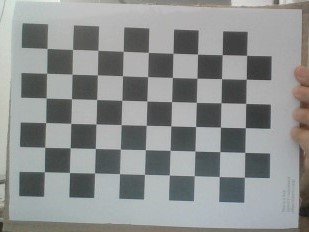
#> input picture ImagemCameraCalibration/1.jpg, 309 x 232 px; its folder holds only this picture in this run
$ python CalibrateCameraPhotos.py
#> lines starting #> are read from the running program, lines starting #| are printed output that depends on the picture; after the words box and inside, x2 and y2 are one past the last pixel; in counts of white or black regions, pixels touching at a corner belong together; long printed decimals are rounded
'''
Welcome to the Camera Calibration Program!

This program:
  - Performs camera calibration using a chessboard.

  py -3.11 -m venv .venv
  .\.venv\Scripts\activate.bat
'''

from __future__ import print_function
import cv2
import numpy as np
import glob

# Dimensões do tabuleiro de xadrez
number_of_squares_X = 10 # Número de quadrados no eixo X(brancos e pretos)
number_of_squares_Y = 7  # Número de quadrados no eixo Y(brancos e pretos)
nX = number_of_squares_X - 1 # Número de cantos internos ao longo do eixo x
nY = number_of_squares_Y - 1 # Número de cantos internos ao longo do eixo y
square_size = 0.025 # Tamanho em metros do quadrado

# Definir critérios de encerramento. Paramos quando uma precisão é atingida ou quando
# tivermos concluído um determinado número de iterações.
criteria = (cv2.TERM_CRITERIA_EPS + cv2.TERM_CRITERIA_MAX_ITER, 30, 0.001)

# Definir coordenadas do mundo real para pontos no quadro de coordenadas 3D
# Os pontos do objeto são (0,0,0), (1,0,0), (2,0,0) ...., (5,8,0)
object_points_3D = np.zeros((nX * nY, 3), np.float32)

# Essas são as coordenadas x e y
object_points_3D[:,:2] = np.mgrid[0:nY, 0:nX].T.reshape(-1, 2)

object_points_3D = object_points_3D * square_size

# Armazene vetores de pontos 3D para todas as imagens do
# tabuleiro de xadrez (quadro de coordenadas do mundo)
object_points = []

# Armazene vetores de pontos 2D para todas as imagens do
# tabuleiro de xadrez (quadro de coordenadas da câmera)
image_points = []

# def main():
# Obter o caminho do arquivo para imagens no diretório atual
images = glob.glob('ImagemCameraCalibration\*.jpg')

# Examine cada imagem do tabuleiro de xadrez, uma a uma
for image_file in images:
  # Carrega imagens
  image = cv2.imread(image_file)
#> image is the input picture: shape (232, 309, 3); mean B, G, R 143.4, 144.3, 141.6
  # Converte imagem para escala de cinza
  gray = cv2.cvtColor(image, cv2.COLOR_BGR2GRAY)
  # Encontre os cantos do tabuleiro de xadrez
  success, corners = cv2.findChessboardCorners(gray, (nY, nX), None)
#> success = True; corners = 54 rows, first 8: [44.49, 171.7], [44.85, 147.3], [45.81, 122.8], [46.72, 98.01], [47.03, 73.22], [46.74, 48.86], [69.6, 172.3], [70.01, 147.7]
  # Se os cantos forem encontrados pelo algoritmo, desenhe-os
  if success == True:
    # Anexar pontos do objeto
    object_points.append(object_points_3D)
    # Encontre mais pixels de canto exatos
    corners_2 = cv2.cornerSubPix(gray, corners, (11,11), (-1,-1), criteria)
#> corners_2 = 54 rows, first 8: [44.37, 171.7], [44.71, 147.3], [45.62, 122.6], [46.16, 97.92], [46.56, 73.36], [47.08, 48.44], [69.49, 172.5], [70.24, 147.8]
    # Anexar pontos da imagem
    image_points.append(corners_2)
    # Desenhar cantos
    cv2.drawChessboardCorners(image, (nY, nX), corners_2, success)
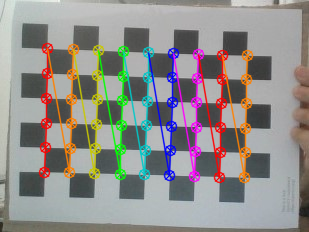
#> image: shape (232, 309, 3); 14.34% of pixels changed, all inside (x1, y1, x2, y2) = (38, 42, 254, 184)

  # Exibir a imagem. Usada para testes.
  cv2.imshow("Image", image)
  # Exibir a janela por um curto período. Usado para testes.
  cv2.waitKey(1000)

'''
Execute a calibração da câmera para retornar a matriz da câmera, os coeficientes de distorção,
os vetores de rotação e translação etc.
'''
ret, mtx, dist, rvecs, tvecs = cv2.calibrateCamera(object_points,image_points,gray.shape[::-1],None,None)
#> ret = 0.167; mtx = [[1514.7, 0, 241.4], [0, 1486.2, 66.69], [0, 0, 1]]; dist = [[3.5, -65.78, -0.056, 0.0756, 0.678]]; rvecs = ([-0.0513, -0.0361, -1.54],); tvecs = ([-0.198, 0.108, 1.53],)

# Salvar parâmetros em um arquivo
cv_file = cv2.FileStorage('PhotoCalibration.yaml', cv2.FILE_STORAGE_WRITE)
cv_file.write('K', mtx)
cv_file.write('D', dist)
cv_file.release()

# Carregar os parâmetros do arquivo salvo
cv_file = cv2.FileStorage('PhotoCalibration.yaml', cv2.FILE_STORAGE_READ)
mtx = cv_file.getNode('K').mat()
dst = cv_file.getNode('D').mat()
cv_file.release()

# Exibir as principais saídas de parâmetros do processo de calibração da câmera
print("Camera matrix:")
print(mtx)

print("\n Distortion coefficient:")
print(dist)
#| [[ 3.49620858e+00 -6.57809428e+01 -5.59807437e-02  7.56006986e-02
#|    6.77628168e-01]]

# Close all windows
cv2.destroyAllWindows()

# if __name__ == '__main__':
#   print(__doc__)
#   main()

$ run again, on ImagemCameraCalibration/5.jpg
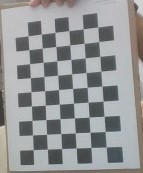
#> input picture ImagemCameraCalibration/5.jpg, 143 x 173 px
#> image is the input picture: shape (173, 143, 3); mean B, G, R 149.9, 148.9, 147.7
#> success = True; corners = 54 rows, first 8: [106.3, 146.8], [90.88, 147.5], [76.01, 147.9], [61.56, 148.6], [47.43, 149.2], [33.2, 149.7], [105.2, 131.5], [90.12, 132.3]
#> corners_2 = 54 rows, first 8: [106.2, 146.9], [90.91, 147.5], [76.18, 148], [61.51, 148.6], [47.36, 149.2], [33.18, 149.6], [105.2, 131.5], [90.05, 132.3]
#> `cv2.drawChessboardCorners(image, (nY, nX), corners_2, success)`:
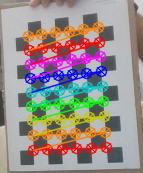
#> image: shape (173, 143, 3); mean B, G, R 139, 142.8, 152.5
#> ret = 0.0824; mtx = [[534.3, 0, 51.92], [0, 510.8, -3.78], [0, 0, 1]]; dist = [[0.779, -2.98, -0.111, -0.0419, 8.46]]; rvecs = ([0.677, 0.268, 2.94],); tvecs = ([0.0855, 0.247, 0.79],)
#| [[ 0.779 -2.978 -0.1108 -0.04195  8.457]]

$ run again, on ImagemCameraCalibration/6.jpg
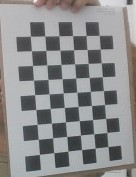
#> input picture ImagemCameraCalibration/6.jpg, 136 x 177 px
#> image is the input picture: shape (177, 136, 3); mean B, G, R 140.6, 140.1, 140
#> success = True; corners = 54 rows, first 8: [108.2, 146.6], [95.13, 148], [81.85, 149.4], [67.86, 151], [54.15, 152.9], [39.36, 154.2], [107.1, 132.4], [94, 134.3]
#> corners_2 = 54 rows, first 8: [108, 146.5], [95.27, 148], [81.56, 149.6], [67.88, 151.1], [53.75, 152.7], [39.36, 154.4], [108.6, 132.5], [93.78, 133.8]
#> `cv2.drawChessboardCorners(image, (nY, nX), corners_2, success)`:
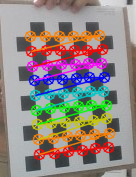
#> image: shape (177, 136, 3); mean B, G, R 131.8, 135.7, 146.8
#> ret = 0.413; mtx = [[448.1, 0, 51.13], [0, 423.5, 93.07], [0, 0, 1]]; dist = [[-1.12, 125.6, 0.00716, 0.0307, -3087.5]]; rvecs = ([-0.588, 0.0533, 3.02],); tvecs = ([0.0963, 0.0953, 0.762],)
#| [[-1.12024571e+00  1.25626562e+02  7.16277780e-03  3.06600156e-02
#|   -3.08748281e+03]]

$ run again, on ImagemCameraCalibration/7.jpg
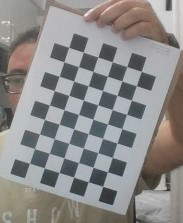
#> input picture ImagemCameraCalibration/7.jpg, 183 x 223 px
#> image is the input picture: shape (223, 183, 3); mean B, G, R 137.3, 138.7, 140.2
#> `gray = cv2.cvtColor(image, cv2.COLOR_BGR2GRAY)`:
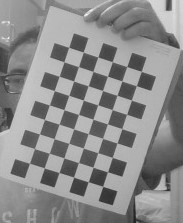
#> gray: shape (223, 183); min 31, max 251, mean 139
#> success = True; corners = 54 rows, first 8: [102.7, 186.3], [88.28, 181.7], [73.54, 177], [58.95, 172.6], [44.29, 167.9], [29.3, 163.1], [107.6, 171.7], [93.06, 167.4]
#> corners_2 = 54 rows, first 8: [102.7, 186.4], [88.21, 181.7], [73.63, 177.2], [58.9, 172.4], [44.34, 168], [29.4, 163.2], [107.5, 171.7], [93.14, 167.4]
#> `cv2.drawChessboardCorners(image, (nY, nX), corners_2, success)`:
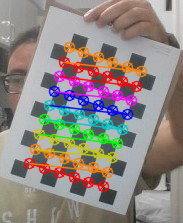
#> image: shape (223, 183, 3); 18.62% of pixels changed, all inside (x1, y1, x2, y2) = (23, 41, 148, 193)
#> ret = 0.109; mtx = [[1171.3, 0, 88.94], [0, 1149.4, 103.8], [0, 0, 1]]; dist = [[3.25, -263.4, 0.00392, 0.00286, -1.86]]; rvecs = ([0.195, 0.00166, -2.82],); tvecs = ([0.0222, 0.136, 1.91],)
#| [[ 3.24664543e+00 -2.63437839e+02  3.91573127e-03  2.85626078e-03
#|   -1.86343936e+00]]

$ run again, on ImagemCameraCalibration/2.jpg
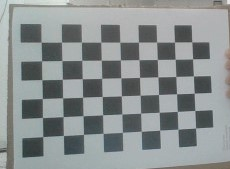
#> input picture ImagemCameraCalibration/2.jpg, 230 x 169 px
#> image is the input picture: shape (169, 230, 3); mean B, G, R 144.8, 144.5, 138.8
#> success = True; corners = 54 rows, first 8: [42.72, 136.6], [42.49, 117.4], [42.35, 98.52], [41.83, 79.7], [41.64, 60.7], [41.24, 42.15], [63.45, 135.5], [63.27, 116.6]
#> corners_2 = 54 rows, first 8: [42.72, 136.6], [42.45, 117.5], [42.3, 98.56], [41.85, 79.64], [41.55, 60.81], [41.16, 42.17], [63.39, 135.5], [63.05, 116.7]
#> `cv2.drawChessboardCorners(image, (nY, nX), corners_2, success)`:
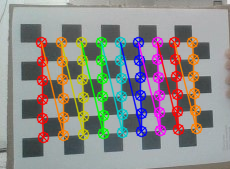
#> image: shape (169, 230, 3); mean B, G, R 138.4, 141.2, 143.4
#> ret = 0.112; mtx = [[94.13, 0, 162], [0, 91.51, 90.93], [0, 0, 1]]; dist = [[-0.000333, -0.003, -0.0018, 0.00193, 0.00132]]; rvecs = ([0.0323, -0.0658, -1.61],); tvecs = ([-0.153, 0.0603, 0.119],)
#| [[-0.0003329 -0.002999 -0.001803  0.001933  0.001322]]
